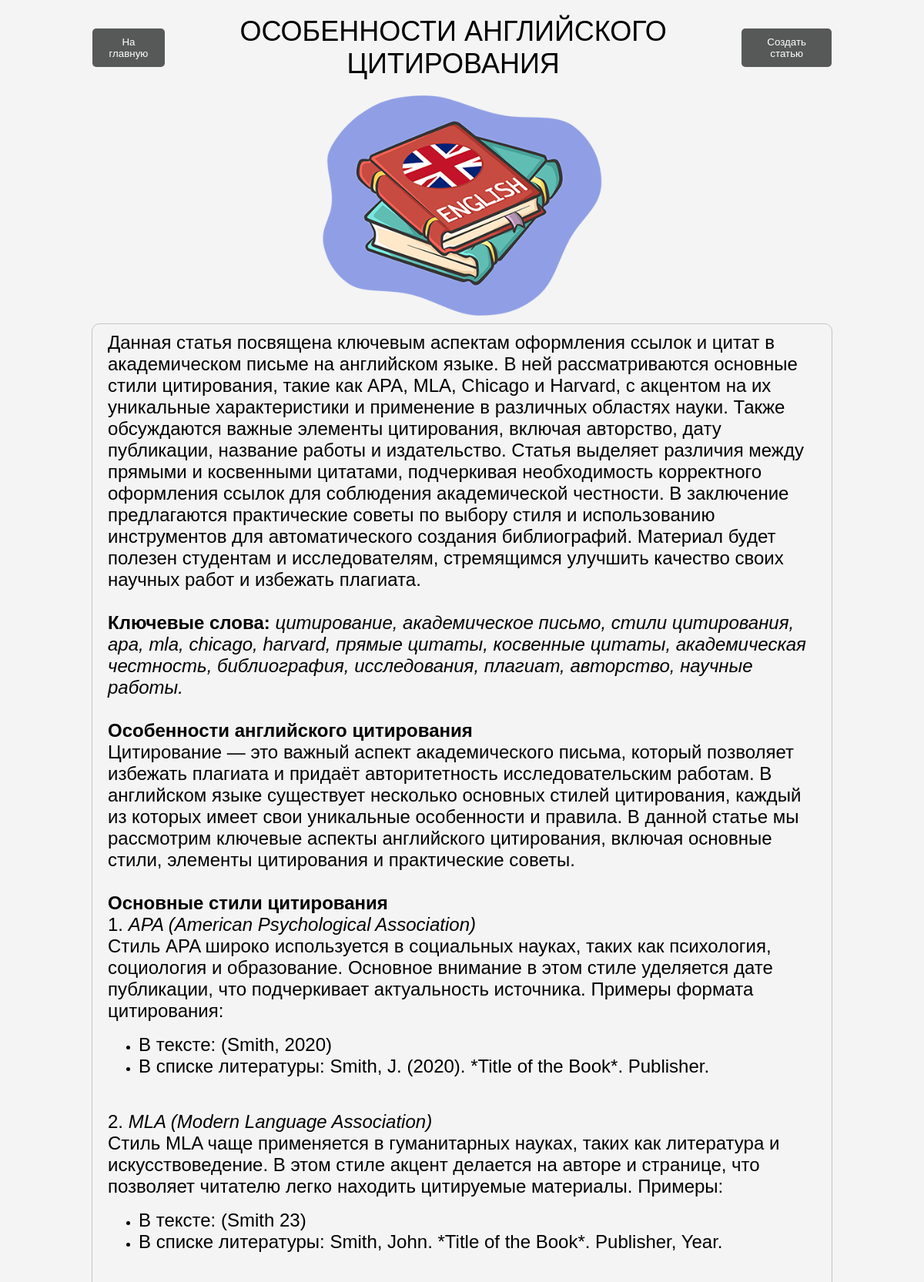
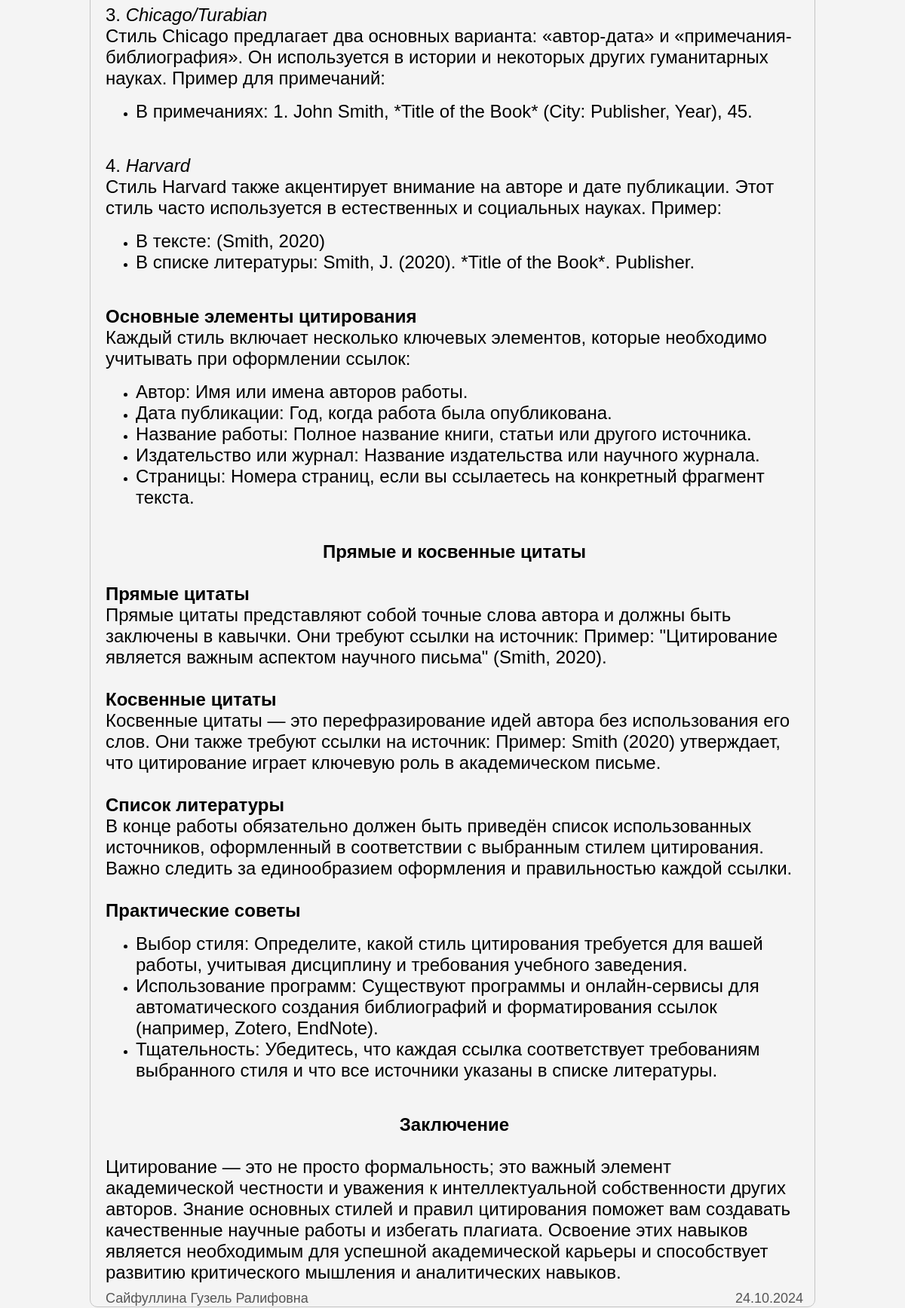
Page /public/news.php?id=14 (upper part) on the committed database (2 pictures, top to bottom).
### tables this page shows
CREATE TABLE `newstb` (
  `id` int(11) NOT NULL AUTO_INCREMENT,
  `art_title` varchar(255) NOT NULL,
  `avtor` varchar(45) NOT NULL,
  `descr` varchar(255) NOT NULL,
  `article` longtext NOT NULL,
  `img` varchar(600) NOT NULL,
  `data` date DEFAULT NULL,
  `likes` int(11) DEFAULT 0,
  `views` int(11) DEFAULT 0,
  PRIMARY KEY (`id`)
);

### public/news.php (the view, shortened to what this page needs)
<?php
    include '../config/db_config.php';
    if (isset($_GET['id'])) {
        $art_id = intval($_GET['id']);
        $stmt = $conn->prepare("SELECT * FROM newstb WHERE id = ?");
        $stmt->bind_param("i", $art_id);
        $stmt->execute();
        $result = $stmt->get_result();
        if ($result->num_rows > 0) {
            $article = $result->fetch_assoc();
        } else {
            echo "Article not found.";
            exit;
        }
} else {
        echo "Invalid article ID.";
        exit;
    }
?>
<!DOCTYPE html>
<html lang="en">
    <head>
        <link rel="stylesheet" href="https://cdnjs.cloudflare.com/ajax/libs/font-awesome/6.6.0/css/all.min.css">
        <link rel="stylesheet" type="text/css" href="../includes/css/news-style.css">
    </head>
    <body>
        <div class="title-container">
            <button class="home-button" onclick="window.location.href='main.php';">На главную</button>
            <div class="title">
                <p><?php echo htmlspecialchars($article['art_title']); ?></p>
            </div>
            <button class="navigate-button" onclick="window.location.href='addNews.php';">Создать статью</button>
        </div>
        <div class="image">
            <img src="<?php echo htmlspecialchars($article['img']); ?>" alt="Image">
        </div>
        <div class="news">
            <div class="news-text">
                <?php echo $article['article']; ?>
            </div>
            <div class="meta-info">
                <span class="author"><?php echo htmlspecialchars($article['avtor']); ?></span>
                <span class="date"><?php echo date('d.m.Y', strtotime($article['data'])); ?></span>
            </div>
        </div>
    </body>
</html>

### includes/css/news-style.css (style rules this page uses)
body { font-family: Arial, sans-serif; margin: 0; padding: 0; display: flex; flex-direction: column; align-items: center; min-height: 100vh; background-color: #f4f4f4; }
.title-container { display: flex; justify-content: space-between; align-items: center; width: 80%; margin-top: 20px; margin-bottom: 20px; }
.title { flex-grow: 1; text-align: center; margin: 0; }
.title p { font-size: 36px; margin: 0; }
.navigate-button, .home-button { background-color: rgb(87, 88, 88); color: white; border: none; border-radius: 5px; padding: 10px 15px; cursor: pointer; }
.image { width: 35%; margin-bottom: 10px; display: flex; justify-content: center; align-items: center; }
.image img { max-width: 100%; height: auto; }
.news { width: 80%; border: 1px solid #c4c4c4; border-radius: 10px; margin-bottom: 25px; }
.news-text { margin-top: 10px; margin-right: 15px; margin-left: 20px; margin-bottom: 5px; }
.meta-info { display: flex; justify-content: space-between; margin-top: 10px; font-size: 18px; color: #555; }
.author { margin-left: 20px; }
.date { margin-right: 15px; }

### rows in the picture
newstb: art_title "ОСОБЕННОСТИ АНГЛИЙСКОГО ЦИТИРОВАНИЯ", img (picture), article "Данная статья посвящена ключевым аспектам оформления ссылок и цитат в академическом письме на английском языке. В ней рассматриваются основные стили цитирования, такие как APA, MLA, Chicago и Harvard, с акцентом на их уникальные характеристики и применение в различных областях науки. Также обсуждаются важные элементы цитирования, включая авторство, дату публикации, название работы и издательство. Статья выделяет различия между прямыми и косвенными цитатами, подчеркивая необходимость корректного оформления ссылок для соблюдения академической честности. В заключение предлагаются практические советы по выбору стиля и использованию инструментов для автоматического создания библиографий.…", avtor "Сайфуллина Гузель Ралифовна", data "24.10.2024"
